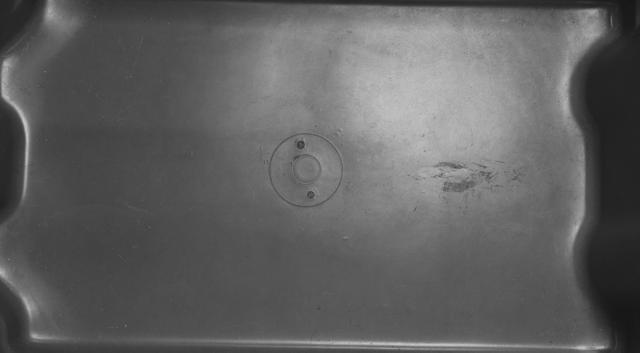
%> input picture Individual/example_empty.jpg, 640 x 353 px
$ octave --eval "result = shapes(imread('../Individual/example_empty.jpg'));"   (GNU Octave 9; MATLAB toolbox functions it lacks are replaced by stand-ins)
%> lines starting %> are read from the running program, lines starting %| are printed output that depends on the picture; in (x1, y1, x2, y2) boxes, pixels count from 0 and x2, y2 are one past the last pixel; in counts of white or black regions, pixels touching at a corner belong together; the program's own positions count from 1
function [triangles, squares, circles, mask] = shapes(img)

    mask = imbinarize(img,'adaptive','ForegroundPolarity','dark','Sensitivity', 1.1/2); % imbinarize
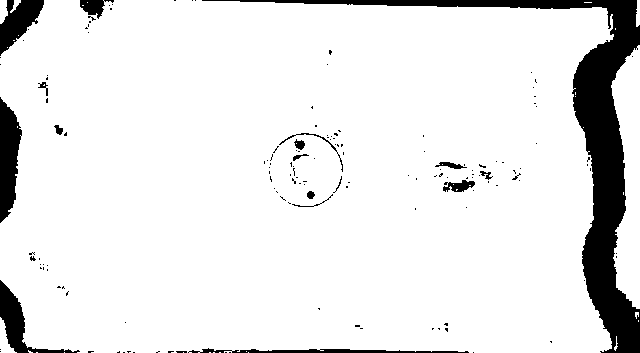
%> mask: size 353x640 logical; 90.6% white; 151 black regions (133 under 20 px), largest, box (x1, y1, x2, y2) and area: (202, 0, 640, 353) 14220, (0, 97, 22, 223) 1865, (0, 280, 80, 353) 1357

    thresh = 30000; % threshold value

    mask = bwareaopen(mask, thresh); % threshold
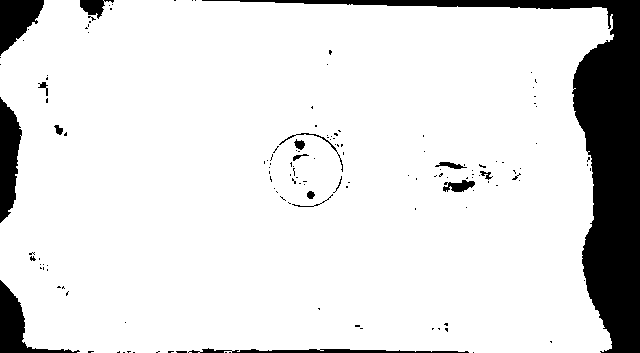
%> mask: size 353x640 logical; 88.1% white; 146 black regions (128 under 20 px), largest, box (x1, y1, x2, y2) and area: (202, 0, 640, 353) 19506, (0, 97, 22, 223) 1867, (0, 280, 80, 353) 1635

    mask = ~mask; % invert

    s1 = regionprops('table', mask, 'Centroid', 'MajorAxisLength', 'MinorAxisLength'); % regionprops to find centroids
%> s1 = 146 regions; first 5, Centroid, MajorAxisLength and MinorAxisLength: [17.4 20.3] 59.71 36.5, [1 58] 1.15 1.15, [1 65] 1.15 1.15, [8.8 158.6] 123.7 20.86, [15.9 326.5] 85.56 46.24

    centroids = cat(1, s1.Centroid); % identifying centroids
%> centroids = 146 rows, first 12: [17.4 20.32; 1 58; 1 65; 8.83 158.6; 15.88 326.5; 24 41; 29 30; 32.3 254.2; 33.16 259.3; 44.69 87.78; 40 259.5; 41 265]

    s2 = regionprops('table', mask, 'Circularity', 'MajorAxisLength', 'MinorAxisLength'); % regioprops to find circularitry
%> s2 = 146 regions; first 5, MajorAxisLength, MinorAxisLength and Circularity: 59.71 36.5 0.552, 1.15 1.15 NaN, 1.15 1.15 NaN, 123.7 20.86 0.302, 85.56 46.24 0.239

    circularity = cat(1, s2.Circularity); % identifying circularity

    circ_val = 0.9; % circle circularity

    tri_val = 0.63; % triangle circularity

    sq_val1 = 0.63; % square circularity value 1

    sq_val2 = 0.87; % square circularity value 2

    circ = circularity > circ_val; % circle check
%> circ = 146 logical values, 40 true

    tri = circularity < tri_val; % triangle check
%> tri = 146 logical values, 36 true

    sq = (circularity < sq_val2) & (sq_val1 < circularity); % square check
%> sq = 146 logical values, 22 true

    % circle centroids

    circ_centroids1 = centroids(:,1).* circ(:,1);
%> circ_centroids1 = 146 values, max 588 at index 145, min 0 at index 1, mean 88.72

    circ_centroids1(circ_centroids1 == 0) = [];

    circ_centroids2 = centroids(:,2) .* circ(:,1);
%> circ_centroids2 = 146 values, max 353 at index 37, min 0 at index 1, mean 52.6

    circ_centroids2(circ_centroids2 == 0) = [];

    circles = [circ_centroids1, circ_centroids2];
%> circles = 40 rows, first 12: [40 259.5; 41.33 268.7; 47.6 79.2; 48 270.5; 90.5 22.5; 111.5 9.5; 124.5 353; 134.5 353; 175.5 1; 226.5 353; 230.5 353; 271 164.5]

    % triangle centroids

    tri_centroids1 = centroids(:,1) .* tri(:,1);
%> tri_centroids1 = 146 values, max 597 at index 48, min 0 at index 2, mean 65.68

    tri_centroids1(tri_centroids1 == 0) = [];

    tri_centroids2 = centroids(:,2) .* tri(:,1);
%> tri_centroids2 = 146 values, max 352.5 at index 41, min 0 at index 2, mean 47.92

    tri_centroids2(tri_centroids2 == 0) = [];

    triangles = [tri_centroids1, tri_centroids2];
%> triangles = 36 rows, first 12: [17.4 20.32; 8.83 158.6; 15.88 326.5; 32.3 254.2; 33.16 259.3; 44.69 87.78; 63.8 288.2; 67.71 294.1; 94.18 7.22; 92.29 18.71; 91 352.3; 158.5 352.5]

    % square centroids

    sq_centroids1 = centroids(:,1) .* sq(:,1);
%> sq_centroids1 = 146 values, max 591 at index 146, min 0 at index 1, mean 36.96

    sq_centroids1(sq_centroids1 == 0) = [];

    sq_centroids2 = centroids(:,2) .* sq(:,1);
%> sq_centroids2 = 146 values, max 352.8 at index 36, min 0 at index 1, mean 29.66

    sq_centroids2(sq_centroids2 == 0) = [];

    squares = [sq_centroids1, sq_centroids2];
%> squares = 22 rows, first 12: [44 269; 47.56 101.2; 59.31 130.4; 59.5 287.7; 66.22 134.9; 87 28.75; 89 26; 119.2 352.8; 129.4 352.2; 265 163; 270 173; 277.5 192.5]
%> `result = shapes(imread('../Individual/example_empty.jpg'));`: result has the same summary as triangles in shapes

end
